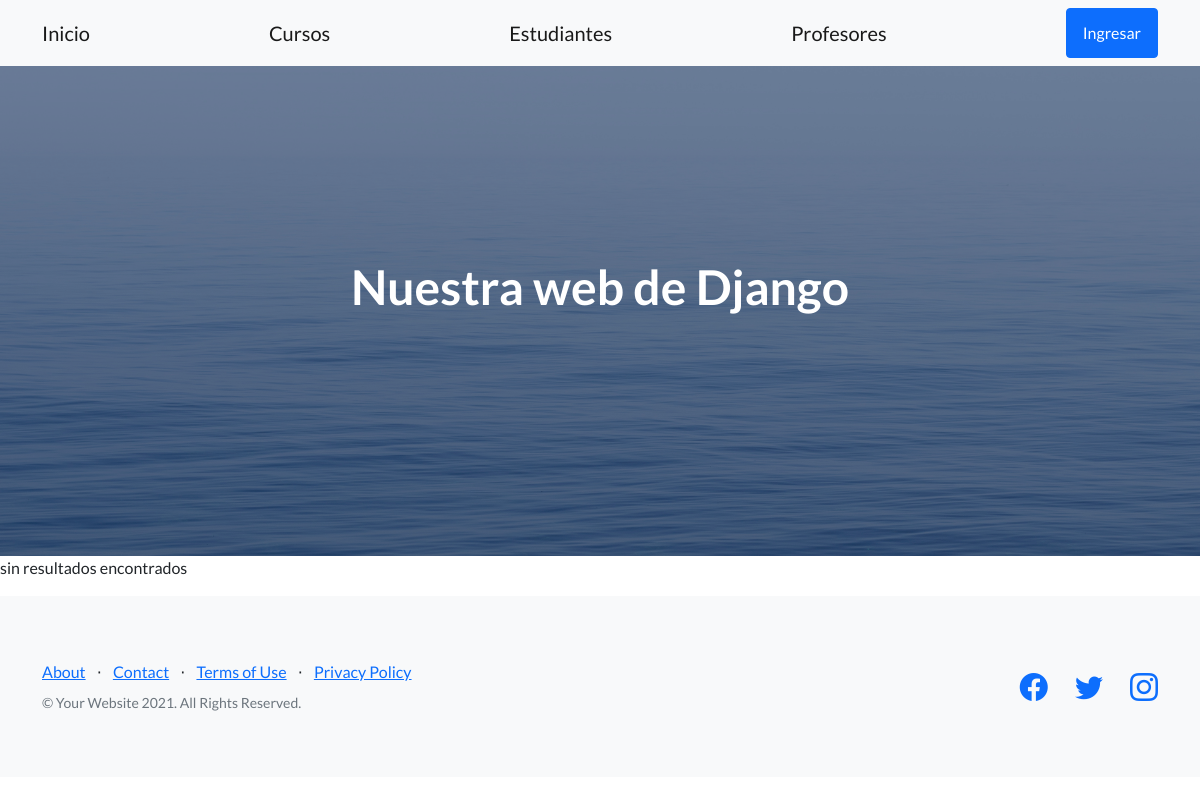
Before: /app-coder/profesores/ with the older database file.
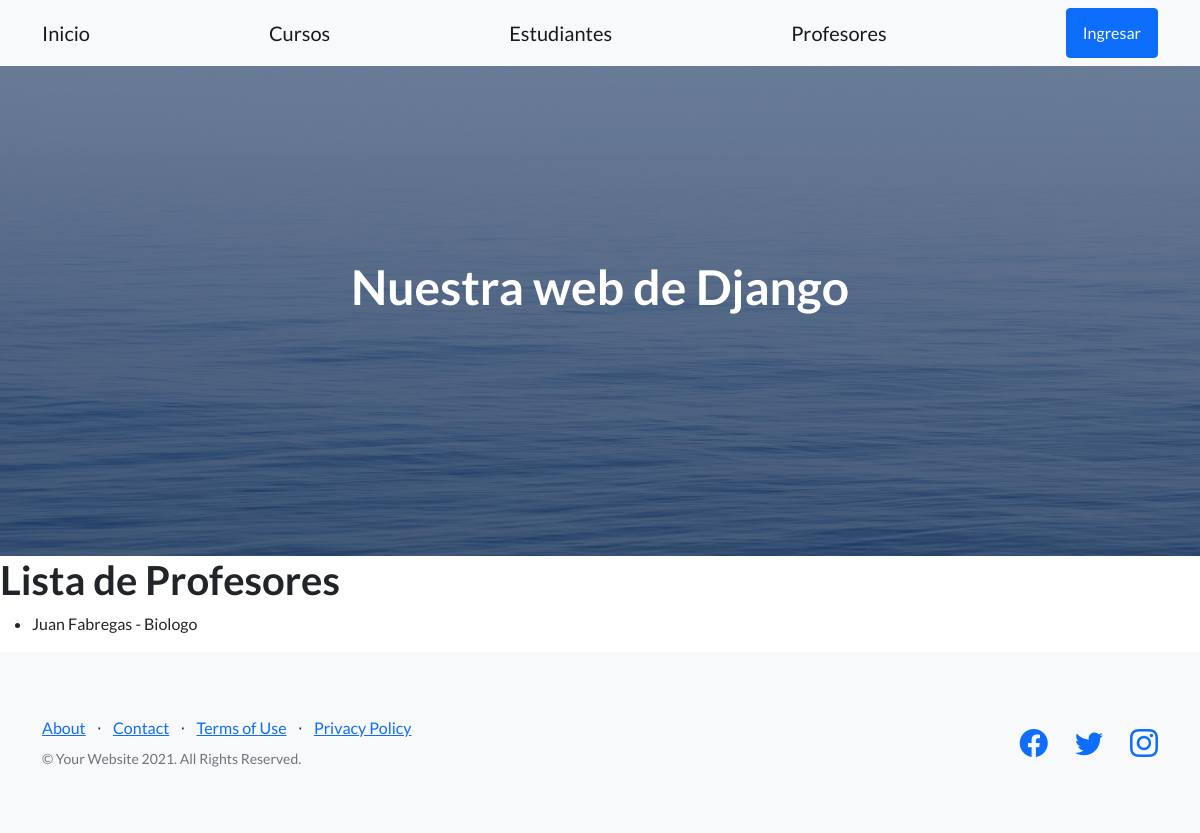
After: the same page with the newer database file.
### AppCoder/models.py (models this page shows, shortened)
class Profesor(models.Model):
    nombre = models.CharField(max_length=30)
    apellido = models.CharField(max_length=30)
    email = models.EmailField()
    profesion = models.CharField(max_length=30)

### AppCoder/views.py (the view)
# urls.py: path('profesores/',profesores,name='Profesores'),
def profesores(req):
    profesores = Profesor.objects.all()
    return render(req, 'profesores.html', {'profesores': profesores})

### AppCoder/templates/profesores.html
{% extends 'padre.html' %}
{% block contenidoDinamico %}
{% if profesores %}
    <h1>Lista de Profesores</h1>
    <ul>
        {% for profesor in profesores %}
            <li>{{profesor.nombre}} {{profesor.apellido}} - {{profesor.profesion}}</li>
        {% endfor %}
    </ul>
{% else %}
    <p>sin resultados encontrados</p>
{% endif %}
{% endblock contenidoDinamico %}

Changed rows visible on the page:
added Profesor: nombre "Juan", apellido "Fabregas", profesion "Biologo"
Other visible differences:
text no longer shown: "sin resultados encontrados"
text now shown: "Lista de Profesores"
